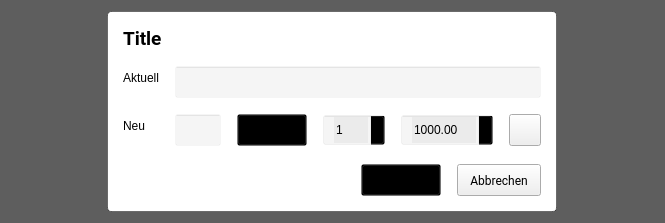
<?xml version="1.0" encoding="UTF-8"?>
<ui version="4.0">
 <class>LineEditDialog</class>
 <widget class="QWidget" name="LineEditDialog">
  <property name="geometry">
   <rect>
    <x>0</x>
    <y>0</y>
    <width>665</width>
    <height>219</height>
   </rect>
  </property>
  <property name="windowTitle">
   <string>Form</string>
  </property>
  <property name="styleSheet">
   <string notr="true">QWidget{
	
	background-color: rgba(0, 0, 0, 100);
}</string>
  </property>
  <layout class="QVBoxLayout" name="verticalLayout_2">
   <item alignment="Qt::AlignmentFlag::AlignHCenter|Qt::AlignmentFlag::AlignVCenter">
    <widget class="QWidget" name="widget" native="true">
     <property name="minimumSize">
      <size>
       <width>450</width>
       <height>201</height>
      </size>
     </property>
     <property name="maximumSize">
      <size>
       <width>450</width>
       <height>201</height>
      </size>
     </property>
     <property name="styleSheet">
      <string notr="true">QWidget#widget {
	border: 1px solid rgba(0,0,0,100);
border-radius: 4px;
	background-color: rgb(255, 255, 255);
}


QComboBox {
 padding-left: 8px;
			background: rgba(0,0,0,10);
}

QAbstractItemView {
		border: 1px solid rgba(0,0,0,50);
	color: rgb(0, 0, 0);
	background-color: rgb(255, 255, 255);
}

QAbstractItemView::item {
    padding-left: 8px;
}

QSpinBox {
	padding-left: 8px;
			background: rgba(0,0,0,10);
}

QDoubleSpinBox{
	padding-left: 8px;
			background: rgba(0,0,0,10);
}

QLineEdit {
	padding-left: 8px;
	background: rgba(0,0,0,10);
}

QLabel{
		background-color: none;
}

QPushButton {
		background-color: none;
	padding: 0 12px;
}

QPushButton::hover {
	background-color: rgba(0, 0, 0, 10);
	color: rgb(0, 0, 0);
}

QPushButton::checked {
	background-color: rgba(0, 0, 0, 20);
	color: rgb(0, 0, 0);
}

QPushButton::disabled {
	background-color: rgba(0, 0, 0, 20);
	color: rgb(0, 0, 0);
}</string>
     </property>
     <layout class="QVBoxLayout" name="verticalLayout" stretch="0,1,0">
      <property name="spacing">
       <number>16</number>
      </property>
      <property name="leftMargin">
       <number>16</number>
      </property>
      <property name="topMargin">
       <number>16</number>
      </property>
      <property name="rightMargin">
       <number>16</number>
      </property>
      <property name="bottomMargin">
       <number>16</number>
      </property>
      <item>
       <widget class="QLabel" name="lblTitle">
        <property name="font">
         <font>
          <family>Roboto</family>
          <pointsize>14</pointsize>
          <bold>true</bold>
         </font>
        </property>
        <property name="text">
         <string>Title</string>
        </property>
       </widget>
      </item>
      <item>
       <layout class="QFormLayout" name="formLayout">
        <item row="0" column="0">
         <widget class="QLabel" name="aktuellLabel">
          <property name="text">
           <string>Aktuell</string>
          </property>
         </widget>
        </item>
        <item row="0" column="1">
         <widget class="QLineEdit" name="leOldValue">
          <property name="minimumSize">
           <size>
            <width>0</width>
            <height>32</height>
           </size>
          </property>
          <property name="maximumSize">
           <size>
            <width>16777215</width>
            <height>32</height>
           </size>
          </property>
          <property name="font">
           <font>
            <family>Roboto</family>
            <pointsize>9</pointsize>
           </font>
          </property>
          <property name="readOnly">
           <bool>true</bool>
          </property>
         </widget>
        </item>
        <item row="1" column="0">
         <widget class="QLabel" name="neuLabel">
          <property name="text">
           <string>Neu</string>
          </property>
         </widget>
        </item>
        <item row="1" column="1">
         <layout class="QHBoxLayout" name="horizontalLayout">
          <item>
           <widget class="QLineEdit" name="leNewValue">
            <property name="minimumSize">
             <size>
              <width>0</width>
              <height>32</height>
             </size>
            </property>
            <property name="maximumSize">
             <size>
              <width>16777215</width>
              <height>32</height>
             </size>
            </property>
            <property name="font">
             <font>
              <family>Roboto</family>
              <pointsize>9</pointsize>
             </font>
            </property>
           </widget>
          </item>
          <item>
           <widget class="QComboBox" name="comboBox">
            <property name="minimumSize">
             <size>
              <width>0</width>
              <height>32</height>
             </size>
            </property>
            <property name="maximumSize">
             <size>
              <width>16777215</width>
              <height>32</height>
             </size>
            </property>
           </widget>
          </item>
          <item>
           <widget class="QSpinBox" name="spinBox">
            <property name="minimumSize">
             <size>
              <width>0</width>
              <height>32</height>
             </size>
            </property>
            <property name="maximumSize">
             <size>
              <width>16777215</width>
              <height>32</height>
             </size>
            </property>
            <property name="minimum">
             <number>1</number>
            </property>
            <property name="maximum">
             <number>9999</number>
            </property>
           </widget>
          </item>
          <item>
           <widget class="QDoubleSpinBox" name="doubleSpinBox">
            <property name="minimumSize">
             <size>
              <width>0</width>
              <height>32</height>
             </size>
            </property>
            <property name="maximumSize">
             <size>
              <width>16777215</width>
              <height>32</height>
             </size>
            </property>
            <property name="minimum">
             <double>1000.000000000000000</double>
            </property>
            <property name="maximum">
             <double>9999999.000000000000000</double>
            </property>
           </widget>
          </item>
          <item>
           <widget class="QPushButton" name="btnLoadImage">
            <property name="minimumSize">
             <size>
              <width>32</width>
              <height>32</height>
             </size>
            </property>
            <property name="maximumSize">
             <size>
              <width>32</width>
              <height>32</height>
             </size>
            </property>
            <property name="font">
             <font>
              <family>Roboto</family>
              <pointsize>9</pointsize>
             </font>
            </property>
            <property name="text">
             <string/>
            </property>
            <property name="icon">
             <iconset resource="../assets/ressources.qrc">
              <normaloff>:/icons/more.png</normaloff>:/icons/more.png</iconset>
            </property>
           </widget>
          </item>
         </layout>
        </item>
       </layout>
      </item>
      <item>
       <layout class="QHBoxLayout" name="horizontalLayout_2" stretch="1,0,0">
        <item>
         <widget class="QLabel" name="label_2">
          <property name="font">
           <font>
            <family>Roboto</family>
            <pointsize>9</pointsize>
           </font>
          </property>
          <property name="text">
           <string/>
          </property>
         </widget>
        </item>
        <item>
         <widget class="QPushButton" name="btnSave">
          <property name="enabled">
           <bool>false</bool>
          </property>
          <property name="minimumSize">
           <size>
            <width>0</width>
            <height>32</height>
           </size>
          </property>
          <property name="maximumSize">
           <size>
            <width>16777215</width>
            <height>32</height>
           </size>
          </property>
          <property name="font">
           <font>
            <family>Roboto</family>
            <pointsize>9</pointsize>
           </font>
          </property>
          <property name="text">
           <string>Speichern</string>
          </property>
         </widget>
        </item>
        <item>
         <widget class="QPushButton" name="pushButton_2">
          <property name="minimumSize">
           <size>
            <width>0</width>
            <height>32</height>
           </size>
          </property>
          <property name="maximumSize">
           <size>
            <width>16777215</width>
            <height>32</height>
           </size>
          </property>
          <property name="font">
           <font>
            <family>Roboto</family>
            <pointsize>9</pointsize>
           </font>
          </property>
          <property name="text">
           <string>Abbrechen</string>
          </property>
         </widget>
        </item>
       </layout>
      </item>
     </layout>
    </widget>
   </item>
  </layout>
 </widget>
 <resources>
  <include location="../assets/ressources.qrc"/>
 </resources>
 <connections>
  <connection>
   <sender>pushButton_2</sender>
   <signal>clicked()</signal>
   <receiver>LineEditDialog</receiver>
   <slot>close()</slot>
   <hints>
    <hint type="sourcelabel">
     <x>286</x>
     <y>172</y>
    </hint>
    <hint type="destinationlabel">
     <x>364</x>
     <y>186</y>
    </hint>
   </hints>
  </connection>
 </connections>
</ui>
